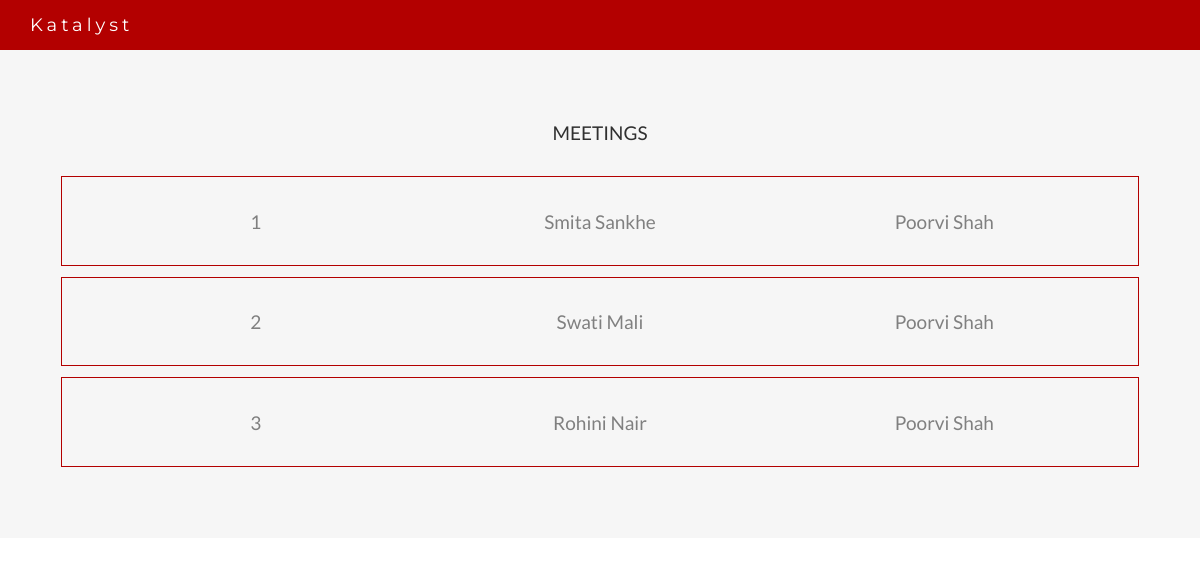
The app's page /meetings/, older data.
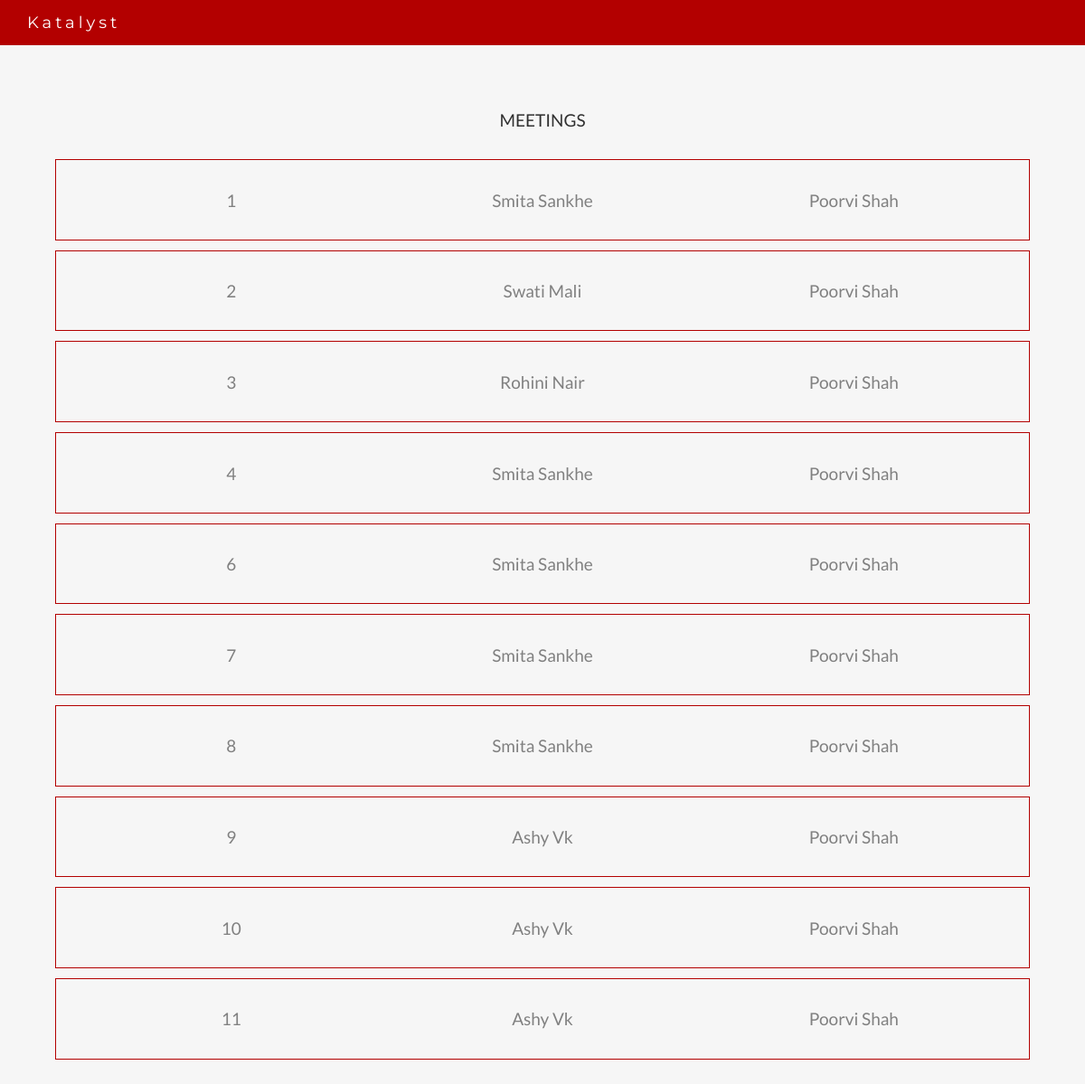
The same page, newer data.
### KatalystApp/models.py (models this page shows, shortened)
class Appointment(models.Model):
    location = models.CharField(max_length=512,default=None, null=True, blank=True)
    mentor = models.ForeignKey(Mentor)
    mentee = models.ForeignKey(Mentee)
    datetime = models.CharField(max_length=512,default=None, null=True, blank=True)
    goals = models.ManyToManyField(Goals)

class Mentee(models.Model):
    first_name = models.CharField(max_length=512,default=None, null=True, blank=True)
    last_name = models.CharField(max_length=512,default=None, null=True, blank=True)
    mobile = models.CharField(max_length=10,default=None, null=True, blank=True)
    email = models.CharField(max_length=512,default=None, null=True, blank=True)
    GENDER_CHOICES = ((1, 'Male'), (2, 'Female'))
    gender = models.IntegerField(choices=GENDER_CHOICES)
    age = models.IntegerField(max_length=4, blank=True, null=True, default=None)
    location = models.CharField(max_length=512,default=None, null=True, blank=True)
    gcm = models.CharField(max_length=512,default=None, null=True, blank=True)
    uuid = models.CharField(max_length=512,default=None, null=True, blank=True)
    assigned_mentor = models.ForeignKey(Mentor)
    django_user = models.OneToOneField(User)

class Mentor(models.Model):
    first_name = models.CharField(max_length=512,default=None, null=True, blank=True)
    last_name = models.CharField(max_length=512,default=None, null=True, blank=True)
    email = models.CharField(max_length=512,default=None, null=True, blank=True)
    mobile = models.CharField(max_length=10,default=None, null=True, blank=True)
    GENDER_CHOICES = ((1, 'Male'), (2, 'Female'))
    gender = models.IntegerField(choices=GENDER_CHOICES)
    age = models.IntegerField(max_length=4, blank=True, null=True, default=None)
    location = models.CharField(max_length=512,default=None, null=True, blank=True)
    max_num_of_students = models.IntegerField(max_length=1)
    occupation = models.CharField(max_length=512,default=None, null=True, blank=True)
    qualifications = models.ManyToManyField(Qualification)
    gcm = models.CharField(max_length=512,default=None, null=True, blank=True)
    uuid = models.CharField(max_length=512,default=None, null=True, blank=True)
    django_user = models.OneToOneField(User)

### KatalystApp/views.py (the view)
# urls.py: url(r'^meetings/$', 'KatalystApp.views.meetings', name='meetings'),
@csrf_exempt
def meetings(request):
    context = {}
    context['meetings']=Appointment.objects.all()
    return render(request,'meetings.html',context)

### templates/meetings.html (shortened to what this page needs)
<!DOCTYPE html>
<html lang="en">
<head>
   {% load static from staticfiles %}
<link rel="stylesheet" type="text/css" href="{% static "css/bootstrap.min.css"%}">
    <link rel="stylesheet" type="text/css" href="{% static "css/sb-admin.css"%}">
    <link rel="stylesheet" type="text/css" href="{% static "font-awesome/css/font-awesome.min.css"%}">
</head>
<body id="myPage" data-spy="scroll" data-target=".navbar" data-offset="60">
<nav class="navbar navbar-default navbar-fixed-top">
  <div class="container">
    <div class="navbar-header">
      <a class="navbar-brand" href="#myPage">Katalyst</a>
    </div>
    <div class="collapse navbar-collapse" id="myNavbar">
    </div>
  </div>
</nav>
<div id="pricing" class="container-fluid bg-grey">
  <div class="text-center">
    <h4>MEETINGS</h4>
      {% for xx in meetings %}
    <div id="meeting_list" class="row">
      <div id="inner_div">
       <div class="col-sm-4">
          <h4 style="color:grey">{{ xx.id }}</h4>
      </div>
      <div class="col-sm-4">
        <h4><a href="/mentee/?id={{ xx.mentee.id }}">{{ xx.mentee.first_name }} {{ xx.mentee.last_name }}</a></h4>
      </div>
      <div class="col-sm-4">
        <h4 style="color:grey"><a href="/mentor/?id={{ xx.mentor.id }}">{{ xx.mentor.first_name }} {{ xx.mentor.last_name }}</a></h4>
      </div>
    </div>
    </div>
      {% endfor %}
    </div>
  </div>
</body>
</html>

Row changes from the older to the newer data that the page shows:
added Appointment: id "4", mentee.first_name "Smita", mentee.last_name "Sankhe", mentor.first_name "Poorvi", mentor.last_name "Shah"
added Appointment: id "6", mentee.first_name "Smita", mentee.last_name "Sankhe", mentor.first_name "Poorvi", mentor.last_name "Shah"
added Appointment: id "7", mentee.first_name "Smita", mentee.last_name "Sankhe", mentor.first_name "Poorvi", mentor.last_name "Shah"
added Appointment: id "8", mentee.first_name "Smita", mentee.last_name "Sankhe", mentor.first_name "Poorvi", mentor.last_name "Shah"
added Appointment: id "9", mentee.first_name "Ashy", mentee.last_name "Vk", mentor.first_name "Poorvi", mentor.last_name "Shah"
added Appointment: id "10", mentee.first_name "Ashy", mentee.last_name "Vk", mentor.first_name "Poorvi", mentor.last_name "Shah"
added Appointment: id "11", mentee.first_name "Ashy", mentee.last_name "Vk", mentor.first_name "Poorvi", mentor.last_name "Shah"
